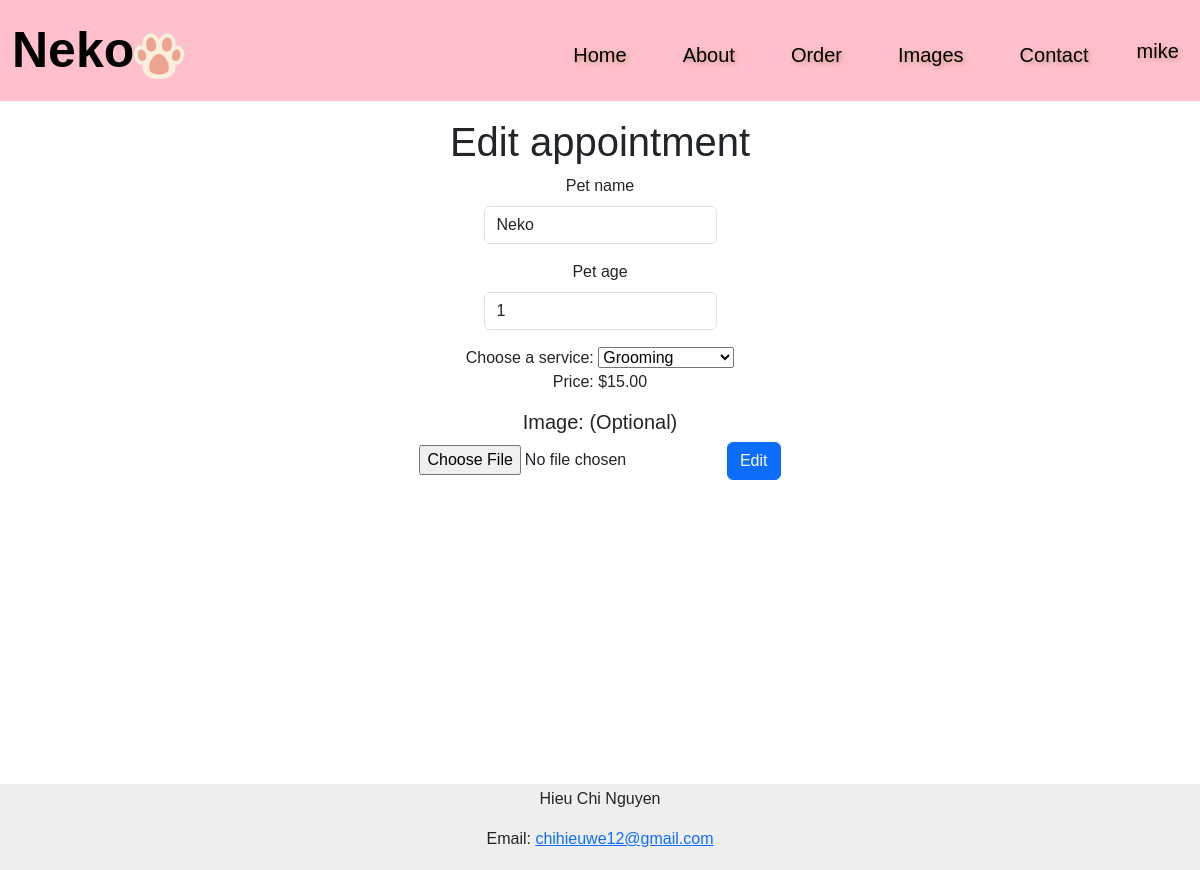
The app's page /edit (signed in) with its own data.
### tables this page shows
CREATE TABLE users (
    id INTEGER PRIMARY KEY AUTOINCREMENT NOT NULL, 
    name TEXT NOT NULL, 
    email TEXT NOT NULL,
    hash TEXT NOT NULL,
    cash NUMERIC NOT NULL DEFAULT 100.00
);

CREATE TABLE orders (
    id INTEGER PRIMARY KEY AUTOINCREMENT NOT NULL,
    user_id INTEGER,
    image_path TEXT,
    service TEXT,
    name TEXT,
    age TEXT, cash_spent NUMERIC,
    FOREIGN KEY(user_id) REFERENCES users(id)
);

### app.py (the view, shortened to what this page needs)
@app.route("/edit", methods=["GET", "POST"])
@login_required
def edit():
    order = db.execute("SELECT * FROM orders WHERE user_id = ?", session["user_id"])
    service = db.execute("SELECT name, price FROM service")
    cash = db.execute("SELECT cash FROM users WHERE id = ?", session["user_id"])
    cash = cash[0]["cash"] # Get the cash's current value, because db.execute return a list of dict
    return render_template("edit.html", navbar_style='navbar-alt', navbar_brand_style='navbar-brand-alt', nav_link_style='nav-link-alt', order=order, service=service)

### app.py (called while the page is built)
@app.after_request
def after_request(response):
    response.headers["Cache-Control"] = "no-cache, no-store, must-revalidate"
    response.headers["Expires"] = 0
    response.headers["Pragma"] = "no-cache"
    return response

def usd(value):
    return f"${value:,.2f}"

def login_required(f):
    @wraps(f)
    def decorated_function(*args, **kwargs):
        if session.get("user_id") is None:
            return redirect("/login")
        return f(*args, **kwargs)
    return decorated_function

### templates/edit.html (shortened to what this page needs)
{% extends "layout.html" %}
{% block main %}
<h1>Edit appointment</h1>
<form action="/edit" method="post" enctype="multipart/form-data">
    {% for order in order %}
    <div class="mb-3">
        <label for="petname" class="form-label">Pet name</label>
        <input id="petname" autofocus class="form-control mx-auto w-auto" autocomplete="off" name="petname" value="{{ order.name }}" type="text">
    </div>
    <div class="mb-3">
        <label for="petage" class="form-label">Pet age</label>
        <input id="petage" autofocus class="form-control mx-auto w-auto" autocomplete="off" name="petage" value="{{ order.age }}" type="text">
    </div>
    <label for="service">Choose a service:</label>
    <select id="service" name="service">
        {% for ser in service %}
            {% if order.service != ser.name %}
                <option value="{{ ser.name }}" data-price="{{ ser.price | usd }}">{{ ser.name }}</option>
            {% else %}
            <option value="{{ order.service }}" data-price="{{ ser.price | usd }}" selected>{{ order.service }}</option>
            {% endif %}
        {% endfor %}
    </select>
    <p id="price"></p>
    <h5>Image: (Optional)</h5>
    <input type="file" name="file" value="{{ order.image_path }}">
    <button class="btn btn-primary" type="submit">Edit</button>
    {% endfor %}
</form>
{% endblock %}

### templates/layout.html (shortened to what this page needs)
<!DOCTYPE html>
<html lang="en">
<head>
<link href="https://cdn.jsdelivr.net/npm/bootstrap@5.3.0/dist/css/bootstrap.min.css" rel="stylesheet">
<link rel="stylesheet" href="static/styles/styles.css">
</head>
<body>
<nav class="navbar navbar-expand-lg {{ navbar_style }}">
    <div class="container-fluid">
        <a class="navbar-brand {{ navbar_brand_style }}" href="/">Neko<img src="static/images/paw.png" width="50" height="50"></a>
        <div class="collapse navbar-collapse" id="navbarSupportedContent">
            {% if session["user_id"] %}
        <ul class="navbar-nav me-auto mt-2 mb-2 mb-lg-0">
            <li class="nav-item hover-underline-animation">
            <a class="nav-link {{ nav_link_style }}" href="/">Home</a>
            </li>
            <li class="nav-item">
            <a class="nav-link {{ nav_link_style }}" href="/about">About</a>
            </li>
            <li class="nav-item">
            <a class="nav-link {{ nav_link_style }}" href="/order">Order</a>
            </li>
            <li class="nav-item">
            <a class="nav-link {{ nav_link_style }}" href="#">Images</a>
            </li>
            <li class="nav-item">
            <a class="nav-link {{ nav_link_style }}" href="#">Contact</a>
            </li>
        </ul>
            <a class="nav-item nav-link {{ nav_link_style }}" href="/profile">{{ session["username"] }}</a>
        {% endif %}
    </div>
    </div>
    </nav>
<main class="container-fluid py-5 text-center">
    {% block main %}{% endblock %}
</main>
<footer>
    <p>Hieu Chi Nguyen</p>
    <p>Email: <a href="mailto:chihieuwe12@gmail.com">chihieuwe12@gmail.com</a></p>
</footer>
  </body>
</body>
</html>

### static/styles/styles.css (style rules this page uses)
* { font-family: 'proxima-nova', sans-serif; }
body { position: relative; min-height: 100vh; }
.navbar { position: fixed; top: 0; left: 0; right: 0; background-color: transparent; z-index: 1; }
.navbar-alt { position: fixed; top: 0; left: 0; right: 0; background-color: #FFC0CB; z-index: 1; }
.navbar-brand { color: rgb(255, 189, 189); font-size: 50px; font-weight: bold; margin-top: 0; }
.navbar-brand-alt { color: black; font-size: 50px; font-weight: bold; margin-top: 0; }
.navbar-nav { margin-left: 350px; }
.nav-link { margin-left: 15px; margin-right: 25px; font-size: 20px; color: rgb(255, 189, 189); text-shadow: 2px 2px 4px rgba(150, 111, 51, 0.5); }
.nav-link-alt { margin-left: 15px; margin-right: 25px; font-size: 20px; color: black; text-shadow: 2px 2px 4px rgba(150, 111, 51, 0.5); }
.container-fluid { position: relative; }
main { margin-top: 70px; }
footer { background-color: #eeeeee; height: auto; width: 100%; text-align: center; padding: 3px; left: 0; bottom: 0; position: absolute; z-index: -1; }

### records on screen
users: username "mike"
orders: petname "Neko", petage "1"

### other values on screen
form field service "Grooming"
